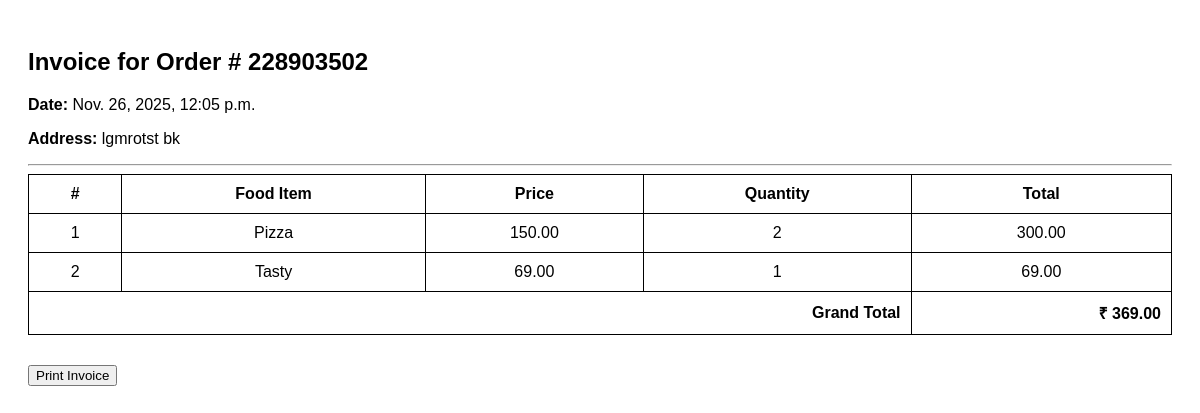
/api/invoice/228903502/, run on the app's committed database.
### foodordering/models.py (models this page shows, shortened)
class OrderAddress(models.Model):
    user=models.ForeignKey(User, on_delete=models.CASCADE)
    order_number = models.CharField(max_length=100, null=True)
    address=models.TextField()
    order_time = models.DateTimeField(auto_now_add=True)
    order_final_status = models.CharField(max_length=200, null=True)

class Food(models.Model):
    category=models.ForeignKey(Category, on_delete=models.CASCADE)
    item_name = models.CharField(max_length=100)
    item_price = models.DecimalField(max_digits=10, decimal_places=2)
    item_description = models.TextField(max_length=500, null=True, blank=True)
    image = models.ImageField(upload_to='food_images/')
    item_quantity = models.CharField(max_length=50)
    is_available = models.BooleanField(default=True)

### foodordering/views.py (the view)
# urls.py: path('invoice/<str:order_number>/', get_invoice),
def get_invoice(request, order_number):
    orders = Order.objects.filter(order_number=order_number, is_order_placed=True).select_related('food')
    address = OrderAddress.objects.get(order_number=order_number)
    grand_total = 0
    order_data = []
    for order in orders:
        total_price = order.food.item_price * order.quantity
        grand_total += total_price
        order_data.append({
            'food': order.food,
            'quantity': order.quantity,
            'total_price': total_price
        })
    return render(request, 'invoice.html', {
        'order_number' : order_number,
        'address' : address,
        'grand_total' : grand_total,
        'orders' :order_data,
    })

### foodordering/templates/invoice.html (shortened to what this page needs)
<!DOCTYPE html>
<html lang="en">
<head>
</head>
<body>
    <h2>Invoice for Order # {{order_number}}</h2>
    <p><strong>Date: </strong> {{address.order_time}} </p>
    <p><strong>Address: </strong> {{address.address}} </p>
    <hr>
    <table>
        <thead>
            <tr>
                <th>#</th>
                <th>Food Item</th>
                <th>Price</th>
                <th>Quantity</th>
                <th>Total</th>
            </tr>
        </thead>
        <tbody>
            {% for order in orders  %}
                <tr>
                    <td>{{forloop.counter}} </td>
                    <td>{{order.food.item_name}} </td>
                    <td>{{order.food.item_price}}</td>
                    <td>{{order.quantity}}</td>
                    <td>{{order.total_price}}</td>
                </tr>
            {% endfor %}
        </tbody>
        <tfoot>
            <tr>
                <th colspan='4' style="text-align:right">Grand Total</th>
                <th style="text-align:right">₹ {{grand_total}}</th>
            </tr>
        </tfoot>
    </table>
    <div style="margin-top : 30px">
        <button onclick="window.print()">Print Invoice</button>
    </div>
</body>
</html>

### foodordering/templates/invoice.html (style rules this page uses)
body { font-family : Arial, sans-sarif; padding : 20px; }
table { width : 100%; border-collapse : collapse; }
th,td { border: 1px solid; padding:10px; text-align: center; }

### data on the page
OrderAddress: order_time "Nov. 26, 2025, 12:05 p.m.", address "lgmrotst bk"
Food: food.item_name "Pizza", food.item_price "150.00", quantity "2", total_price "300.00"
Food: food.item_name "Tasty", food.item_price "69.00", quantity "1", total_price "69.00"

### other printed values
{{ order_number }} "228903502"
{{ grand_total }} "369.00"
